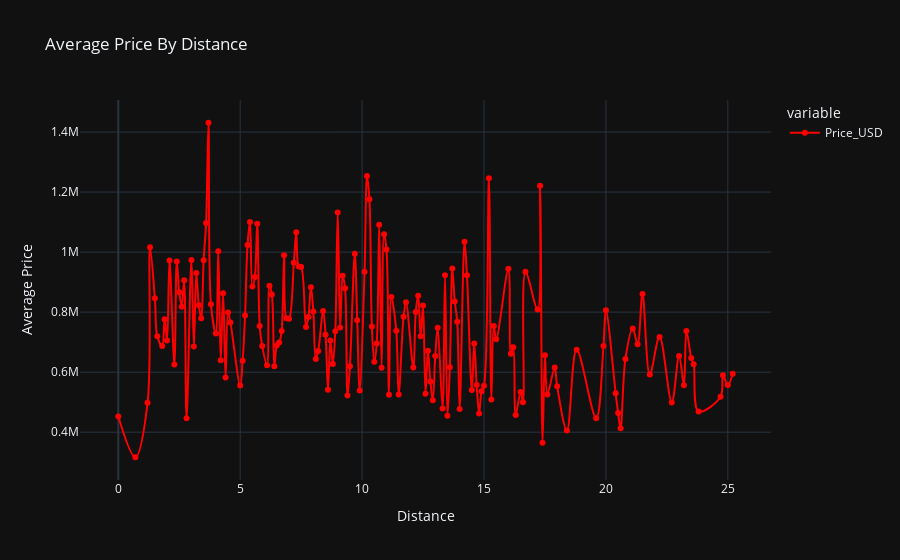

The cell this chart's notebook holds for it:
### Code cell
# ----------------------------------------------------------------------------------------------

# Visualise the relationship between 'Distance' and 'Price_USD'
avg_price_distance = df.groupby("Distance")["Price_USD"].mean()
fig = px.line(
    avg_price_distance,
    line_shape="spline",
    markers="*",
    template="plotly_dark",
    labels={"value": "Average Price"},
    color_discrete_sequence=["red"],
    title="Average Price By Distance",
)
fig.show()

### Figure 1 — Plotly figure (JSON) as saved in the notebook; plotly's stock layout.template omitted (floating-point values rounded to 4 significant figures; data arrays with more than 128 entries replaced by an {"elided": "..."} marker saying what was removed)
{"data": [{"hovertemplate": "variable=Price_USD<br>Distance=%{x}<br>Average Price=%{y}<extra></extra>", "legendgroup": "Price_USD", "line": {"color": "red", "dash": "solid", "shape": "spline"}, "marker": {"symbol": "circle"}, "mode": "lines+markers", "name": "Price_USD", "orientation": "v", "showlegend": true, "type": "scatter", "x": {"elided": "163 float values"}, "xaxis": "x", "y": {"elided": "163 float values"}, "yaxis": "y"}], "layout": {"legend": {"title": {"text": "variable"}, "tracegroupgap": 0}, "title": {"text": "Average Price By Distance"}, "xaxis": {"anchor": "y", "domain": [0, 1], "title": {"text": "Distance"}}, "yaxis": {"anchor": "x", "domain": [0, 1], "title": {"text": "Average Price"}}}}
